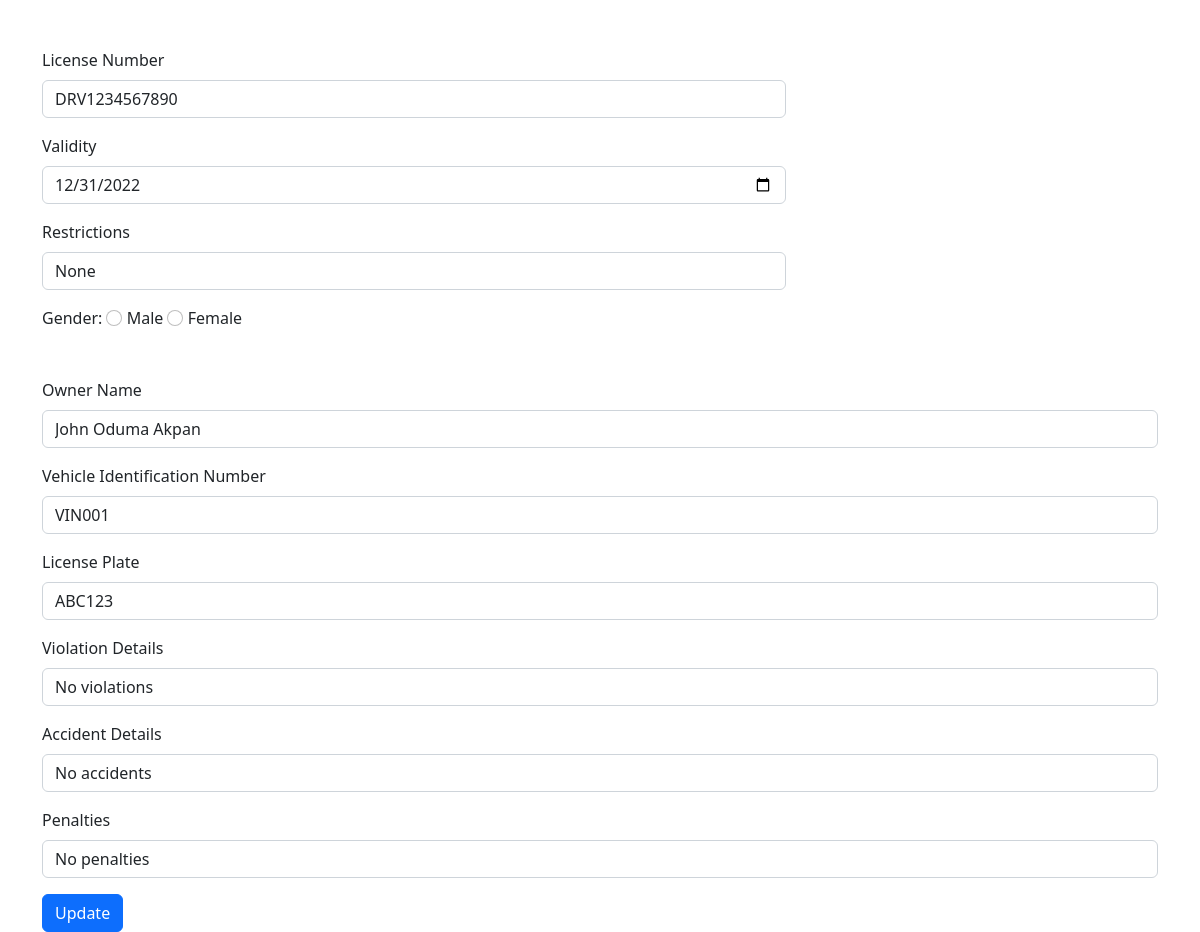
The page /FRSC/update.php?updateid=1 on the database its author committed.
### tables this page shows
CREATE TABLE `frsc_db` (
  `id` int(11) NOT NULL,
  `ucrNumber` varchar(20) NOT NULL,
  `license_number` varchar(20) NOT NULL,
  `validity` date NOT NULL,
  `restrictions` varchar(100) DEFAULT NULL,
  `owner_name` varchar(100) NOT NULL,
  `vehicle_identification_number` varchar(50) NOT NULL,
  `license_plate` varchar(20) NOT NULL,
  `violation_details` varchar(200) DEFAULT NULL,
  `accident_details` varchar(200) DEFAULT NULL,
  `penalties` varchar(200) DEFAULT NULL,
  `gender` varchar(255) DEFAULT NULL,
  `fingerprints` blob DEFAULT NULL,
  `photograph` blob DEFAULT NULL
);

### FRSC/update.php (the view, shortened to what this page needs)
<?php
include 'connect.php';
$id = $_GET['updateid'];
$sql = "SELECT * FROM `frsc_db` WHERE id = $id";
$result = mysqli_query($connection, $sql);
$row = mysqli_fetch_assoc($result);
$licenseNumber = $row['license_number'];
$validity = $row['validity'];
$restrictions = $row['restrictions'];
$ownerName = $row['owner_name'];
$vehicleIdentificationNumber = $row['vehicle_identification_number'];
$licensePlate = $row['license_plate'];
$violationDetails = $row['violation_details'];
$accidentDetails = $row['accident_details'];
$penalties = $row['penalties'];
?>
<!doctype html>
<html lang="en">
  <head>
    <link href="https://cdn.jsdelivr.net/npm/bootstrap@5.2.2/dist/css/bootstrap.min.css" rel="stylesheet">
  </head>
  <body>
    <div class="container">
        <div class="my-5 col-8 center">
        <form method="post">
        <div class="mb-3">
            <label class="form-label">License Number</label>
            <input type="text" name="licenseNumber" class="form-control" placeholder="Enter license number" autocomplete="off" value="<?php echo $licenseNumber; ?>">
        </div>
        <div class="mb-3">
            <label class="form-label">Validity</label>
            <input type="date" name="validity" class="form-control" autocomplete="off" value="<?php echo $validity; ?>">
        </div>
        <div class="mb-3">
            <label class="form-label">Restrictions</label>
            <input type="text" name="restrictions" class="form-control" placeholder="Enter restrictions" autocomplete="off" value="<?php echo $restrictions; ?>">
        </div>
        Gender:
            <input type="radio" name="gender" class="form-check-input" value="Male">
            <label class="form-check-label">Male</label>
            <input type="radio" name="gender" class="form-check-input" value="Female">
            <label class="form-check-label">Female</label>
        </div>
        <div class="mb-3">
            <label class="form-label">Owner Name</label>
            <input type="text" name="ownerName" class="form-control" placeholder="Enter owner name" autocomplete="off" value="<?php echo $ownerName; ?>">
        </div>
        <div class="mb-3">
            <label class="form-label">Vehicle Identification Number</label>
            <input type="text" name="vehicleIdentificationNumber" class="form-control" placeholder="Enter vehicle identification number" autocomplete="off" value="<?php echo $vehicleIdentificationNumber; ?>">
        </div>
        <div class="mb-3">
            <label class="form-label">License Plate</label>
            <input type="text" name="licensePlate" class="form-control" placeholder="Enter license plate" autocomplete="off" value="<?php echo $licensePlate; ?>">
        </div>
        <div class="mb-3">
            <label class="form-label">Violation Details</label>
            <input type="text" name="violationDetails" class="form-control" placeholder="Enter violation details" autocomplete="off" value="<?php echo $violationDetails; ?>">
        </div>
        <div class="mb-3">
            <label class="form-label">Accident Details</label>
            <input type="text" name="accidentDetails" class="form-control" placeholder="Enter accident details" autocomplete="off" value="<?php echo $accidentDetails; ?>">
        </div>
        <div class="mb-3">
            <label class="form-label">Penalties</label>
            <input type="text" name="penalties" class="form-control" placeholder="Enter penalties" autocomplete="off" value="<?php echo $penalties; ?>">
        </div>
        <button type="submit" class="btn btn-primary" name="submit">Update</button>
        </div>
  </body>
</html>

### rows shown on the page
frsc_db: licenseNumber "DRV1234567890", validity "12/31/2022", restrictions "None", ownerName "John Oduma Akpan", vehicleIdentificationNumber "VIN001", licensePlate "ABC123", violationDetails "No violations", accidentDetails "No accidents", penalties "No penalties"
